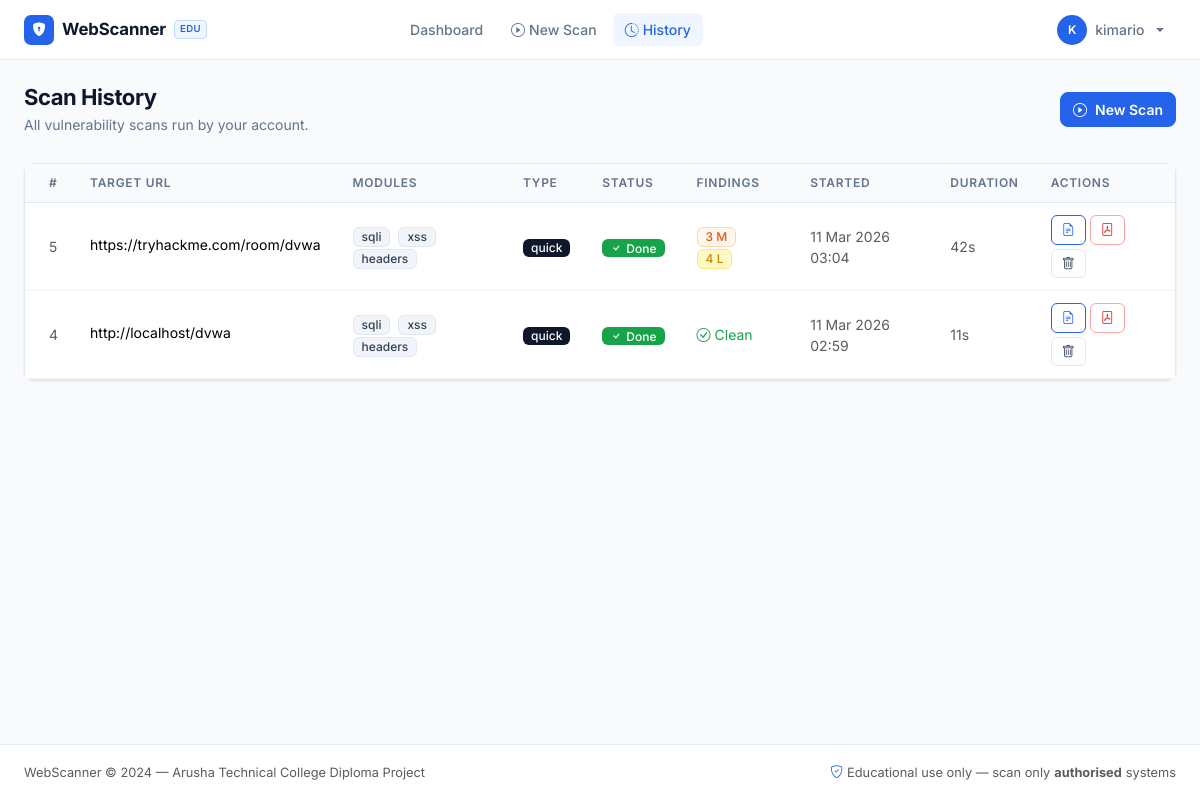
The page /scanner/history (signed in) on the database its author committed.
### app/models.py (models this page shows, shortened)
class User(UserMixin, db.Model):
    __tablename__ = 'users'
    id           = db.Column(db.Integer, primary_key=True)
    username     = db.Column(db.String(64), unique=True, nullable=False)
    email        = db.Column(db.String(120), unique=True, nullable=False)
    password_hash = db.Column(db.String(256), nullable=False)
    created_at   = db.Column(db.DateTime, default=lambda: datetime.now(timezone.utc))
    scans = db.relationship('Scan', backref='user', lazy='dynamic')

class Scan(db.Model):
    __tablename__ = 'scans'
    id           = db.Column(db.Integer, primary_key=True)
    user_id      = db.Column(db.Integer, db.ForeignKey('users.id'), nullable=False)
    target_url   = db.Column(db.String(2048), nullable=False)
    scan_type    = db.Column(db.String(20), default='quick')   # 'quick' or 'full'
    scan_modules = db.Column(db.String(100), default='sqli,xss,headers')
    status       = db.Column(db.String(20), default='pending')  # pending/running/completed/failed
    started_at   = db.Column(db.DateTime)
    completed_at = db.Column(db.DateTime)
    pages_crawled = db.Column(db.Integer, default=0)
    total_tests   = db.Column(db.Integer, default=0)
    error_message = db.Column(db.Text)
    findings = db.relationship('Finding', backref='scan', lazy='dynamic',
                               cascade='all, delete-orphan')
    logs     = db.relationship('ScanLog', backref='scan', lazy='dynamic',
                               cascade='all, delete-orphan')
    @property
    def duration_seconds(self):
        if self.started_at and self.completed_at:
            delta = self.completed_at - self.started_at
            return int(delta.total_seconds())
        return None
    @property
    def high_count(self):
        return self.findings.filter_by(severity='high').count()
    @property
    def medium_count(self):
        return self.findings.filter_by(severity='medium').count()
    @property
    def low_count(self):
        return self.findings.filter_by(severity='low').count()
    @property
    def total_findings(self):
        return self.findings.count()
    @property
    def modules_list(self):
        return [m.strip() for m in (self.scan_modules or '').split(',') if m.strip()]

### app/scanner/routes.py (the view)
@scanner_bp.route('/history')
@login_required
def scan_history():
    scans = (
        Scan.query
        .filter_by(user_id=current_user.id)
        .order_by(Scan.id.desc())
        .all()
    )
    return render_template('scanner/history.html', scans=scans, title='Scan History')

### app/models.py (called while the page is built)
@login_manager.user_loader
def load_user(user_id):
    return User.query.get(int(user_id))

### app/templates/scanner/history.html (shortened to what this page needs)
{% extends "base.html" %}
{% block content %}
<div class="page-header d-flex align-items-center justify-content-between flex-wrap gap-3">
  <div>
    <h1 class="page-title">Scan History</h1>
    <p class="page-sub">All vulnerability scans run by your account.</p>
  </div>
  <a href="{{ url_for('scanner.new_scan') }}" class="btn btn-primary fw-semibold">
    <i class="bi bi-play-circle me-2"></i>New Scan
  </a>
</div>
<div class="card border-0">
  <div class="card-body p-0">
    {% if scans %}
    <div class="table-responsive">
      <table class="table table-hover mb-0">
        <thead>
          <tr>
            <th class="ps-4">#</th>
            <th>Target URL</th>
            <th>Modules</th>
            <th>Type</th>
            <th>Status</th>
            <th>Findings</th>
            <th>Started</th>
            <th>Duration</th>
            <th class="pe-4">Actions</th>
          </tr>
        </thead>
        <tbody>
          {% for scan in scans %}
          <tr>
            <td class="ps-4 text-muted">{{ scan.id }}</td>
            <td>
              <span class="text-truncate d-inline-block url-truncate" title="{{ scan.target_url }}">
                {{ scan.target_url }}
              </span>
            </td>
            <td>
              {% for m in scan.modules_list %}
                <span class="badge bg-secondary me-1">{{ m }}</span>
              {% endfor %}
            </td>
            <td><span class="badge bg-dark">{{ scan.scan_type }}</span></td>
            <td>
              {% if scan.status == 'completed' %}
                <span class="badge bg-success"><i class="bi bi-check me-1"></i>Done</span>
              {% elif scan.status == 'running' %}
                <span class="badge bg-info"><span class="spinner-border spinner-border-sm me-1"></span>Running</span>
              {% elif scan.status == 'failed' %}
                <span class="badge bg-danger" title="{{ scan.error_message }}"><i class="bi bi-x me-1"></i>Failed</span>
              {% else %}
                <span class="badge bg-warning">Pending</span>
              {% endif %}
            </td>
            <td>
              {% if scan.status == 'completed' %}
                {% if scan.medium_count > 0 %}<span class="badge bg-orange me-1">{{ scan.medium_count }} M</span>{% endif %}
                {% if scan.low_count > 0 %}<span class="badge bg-warning me-1">{{ scan.low_count }} L</span>{% endif %}
                {% if scan.total_findings == 0 %}<span class="text-green tip-text"><i class="bi bi-check-circle me-1"></i>Clean</span>{% endif %}
              {% else %}
                <span class="text-muted">—</span>
              {% endif %}
            </td>
            <td class="text-muted tip-text">
              {{ scan.started_at.strftime('%d %b %Y %H:%M') if scan.started_at else '—' }}
            </td>
            <td class="text-muted tip-text">
              {% if scan.duration_seconds is not none %}{{ scan.duration_seconds }}s{% else %}—{% endif %}
            </td>
            <td class="pe-4">
              <div class="d-flex gap-1 flex-wrap">
                {% if scan.status == 'completed' %}
                  <a href="{{ url_for('scanner.scan_results', scan_id=scan.id) }}"
                     class="btn btn-sm btn-outline-primary" title="View report">
                    <i class="bi bi-file-earmark-text"></i>
                  </a>
                  <a href="{{ url_for('scanner.download_pdf', scan_id=scan.id) }}"
                     class="btn btn-sm btn-outline-danger" title="Download PDF">
                    <i class="bi bi-file-pdf"></i>
                  </a>
                {% elif scan.status in ('running', 'pending') %}
                  <a href="{{ url_for('scanner.scan_progress', scan_id=scan.id) }}"
                     class="btn btn-sm btn-outline-secondary" title="View progress">
                    <i class="bi bi-eye"></i>
                  </a>
                {% endif %}
                <form method="POST" action="{{ url_for('scanner.delete_scan', scan_id=scan.id) }}"
                      onsubmit="return confirm('Delete this scan and all its findings?')">
                  <button type="submit" class="btn btn-sm btn-outline-secondary" title="Delete scan">
                    <i class="bi bi-trash"></i>
                  </button>
                </form>
              </div>
            </td>
          </tr>
          {% endfor %}
        </tbody>
      </table>
    </div>
    {% endif %}
  </div>
</div>
{% endblock %}

### app/templates/base.html (shortened to what this page needs)
<!DOCTYPE html>
<html lang="en">
<head>
  <link href="https://cdn.jsdelivr.net/npm/bootstrap@5.3.2/dist/css/bootstrap.min.css" rel="stylesheet">
  <link href="https://cdn.jsdelivr.net/npm/bootstrap-icons@1.11.3/font/bootstrap-icons.min.css" rel="stylesheet">
  <link rel="stylesheet" href="{{ url_for('static', filename='css/style.css') }}">
</head>
<body>
<nav class="navbar navbar-expand-lg sticky-top">
  <div class="container-fluid px-4">
    <a class="navbar-brand" href="{{ url_for('dashboard.index') }}">
      <div class="brand-icon"><i class="bi bi-shield-lock-fill"></i></div>
      <span>WebScanner</span>
      <span class="brand-tag">EDU</span>
    </a>
    <div class="collapse navbar-collapse" id="navMenu">
      {% if current_user.is_authenticated %}
      <ul class="navbar-nav mx-auto mb-2 mb-lg-0 gap-1">
        <li class="nav-item">
          <a class="nav-link {% if request.endpoint == 'dashboard.index' %}active{% endif %}"
             href="{{ url_for('dashboard.index') }}">
            Dashboard
          </a>
        </li>
        <li class="nav-item">
          <a class="nav-link {% if request.endpoint == 'scanner.new_scan' %}active{% endif %}"
             href="{{ url_for('scanner.new_scan') }}">
            <i class="bi bi-play-circle me-1"></i>New Scan
          </a>
        </li>
        <li class="nav-item">
          <a class="nav-link {% if request.endpoint == 'scanner.scan_history' %}active{% endif %}"
             href="{{ url_for('scanner.scan_history') }}">
            <i class="bi bi-clock-history me-1"></i>History
          </a>
        </li>
      </ul>
      <ul class="navbar-nav ms-auto">
        <li class="nav-item dropdown">
          <a class="nav-link dropdown-toggle d-flex align-items-center gap-2 pe-0"
             href="#" role="button" data-bs-toggle="dropdown" aria-expanded="false">
            <div class="user-avatar">{{ current_user.username[0].upper() }}</div>
            <span class="nav-username">{{ current_user.username }}</span>
          </a>
        </li>
      </ul>
      {% endif %}
    </div>
  </div>
</nav>
<main class="py-4">
  <div class="container-fluid px-4">
    {% block content %}{% endblock %}
  </div>
</main>
<footer class="footer">
  <div class="container-fluid px-4">
    <div class="d-flex align-items-center justify-content-between flex-wrap gap-2">
      <span class="footer-text text-muted">
        WebScanner &copy; 2024 — Arusha Technical College Diploma Project
      </span>
      <span class="footer-text text-muted d-flex align-items-center gap-1">
        <i class="bi bi-shield-check text-accent"></i>
        Educational use only — scan only <strong>authorised</strong> systems
      </span>
    </div>
  </div>
</footer>
</body>
</html>

### app/static/css/style.css (style rules this page uses)
:root { --blue: #2563eb; --blue-soft: #eff6ff; --blue-dark: #1d4ed8; --red: #dc2626; --red-soft: #fef2f2; --orange: #ea580c; --orange-soft: #fff7ed; --yellow: #ca8a04; --yellow-soft: #fefce8; --green: #16a34a; --green-soft: #f0fdf4; --gray-50: #f8fafc; --gray-100: #f1f5f9; --gray-200: #e2e8f0; --gray-400: #94a3b8; --gray-500: #64748b; --gray-700: #334155; --gray-900: #0f172a; --radius: 10px; --shadow-sm: 0 1px 3px rgba(0,0,0,.07), 0 1px 2px rgba(0,0,0,.05); --shadow-md: 0 4px 12px rgba(0,0,0,.08), 0 2px 4px rgba(0,0,0,.05); }
*, *::before, *::after { box-sizing: border-box; }
body { background: var(--gray-50); font-family: 'Inter', system-ui, -apple-system, sans-serif; color: var(--gray-900); min-height: 100vh; display: flex; flex-direction: column; font-size: 0.9375rem; -webkit-font-smoothing: antialiased; }
main { flex: 1; }
.navbar { background: #fff !important; border-bottom: 1px solid var(--gray-200); padding: 0 0; height: 60px; }
.navbar .container-fluid { height: 60px; align-items: center; }
.navbar-brand { font-weight: 700; font-size: 1.05rem; color: var(--gray-900) !important; display: flex; align-items: center; gap: 8px; letter-spacing: -0.01em; }
.brand-icon { width: 30px; height: 30px; background: var(--blue); border-radius: 7px; display: flex; align-items: center; justify-content: center; color: #fff; font-size: 0.85rem; flex-shrink: 0; }
.brand-tag { font-size: 0.6rem; font-weight: 600; background: var(--blue-soft); color: var(--blue); border: 1px solid #bfdbfe; border-radius: 4px; padding: 1px 5px; letter-spacing: 0.04em; text-transform: uppercase; }
.navbar-nav .nav-link { color: var(--gray-500) !important; font-size: 0.875rem; font-weight: 500; padding: 6px 12px !important; border-radius: 6px; transition: color .15s, background .15s; }
.navbar-nav .nav-link.active { color: var(--blue) !important; background: var(--blue-soft); }
.user-avatar { width: 30px; height: 30px; border-radius: 50%; background: var(--blue); color: #fff; font-weight: 600; font-size: 0.75rem; display: flex; align-items: center; justify-content: center; flex-shrink: 0; }
.footer { background: #fff !important; border-top: 1px solid var(--gray-200); padding: 18px 0; }
.btn { font-weight: 500; border-radius: 8px; font-size: 0.875rem; transition: all .15s; }
.btn-primary, .btn-accent { background: var(--blue); border-color: var(--blue); color: #fff; }
.btn-outline-primary { border-color: var(--blue); color: var(--blue); }
.btn-outline-secondary { border-color: var(--gray-200); color: var(--gray-700); background: #fff; }
.btn-outline-danger { border-color: #fca5a5; color: var(--red); }
.btn-sm { padding: 4px 10px; font-size: 0.8125rem; border-radius: 6px; }
.card { background: #fff; border: 1px solid var(--gray-200) !important; border-radius: var(--radius) !important; box-shadow: var(--shadow-sm); }
.card-body { padding: 20px; }
.text-green { color: var(--green) !important; }
.badge { font-weight: 500; font-size: 0.75rem; border-radius: 6px; padding: 3px 8px; }
.badge.bg-success { background: var(--green) !important; }
.badge.bg-warning { background: #fef9c3 !important; color: var(--yellow) !important; border: 1px solid #fde68a; }
.badge.bg-secondary { background: var(--gray-100) !important; color: var(--gray-700) !important; border: 1px solid var(--gray-200); }
.badge.bg-dark { background: var(--gray-900) !important; }
.badge.bg-orange { background: var(--orange-soft) !important; color: var(--orange) !important; border: 1px solid #fed7aa; }
.table { font-size: 0.875rem; color: var(--gray-700); }
.table thead th { font-size: 0.75rem; font-weight: 600; text-transform: uppercase; letter-spacing: 0.06em; color: var(--gray-500); background: var(--gray-50); border-bottom: 1px solid var(--gray-200); padding: 10px 16px; }
.table td { padding: 12px 16px; border-color: var(--gray-100); vertical-align: middle; }
.page-header { margin-bottom: 28px; }
.page-title { font-size: 1.375rem; font-weight: 700; letter-spacing: -0.02em; color: var(--gray-900); margin: 0 0 4px; }
.page-sub { font-size: 0.875rem; color: var(--gray-500); margin: 0; }
.text-accent { color: var(--blue) !important; }
.nav-username { font-size: .875rem; font-weight: 500; color: var(--gray-500); }
.footer-text { font-size: .8rem; }
.url-truncate { max-width: 240px; }
.tip-text { font-size: .875rem; }

### rows shown on the page
User: username "K", username "kimario"
Scan: id "5", target_url "https://tryhackme.com/room/dvwa", modules_list "sqli" "xss" "headers", scan_type "quick", status "completed" (drawn), medium_count "3", low_count "4", started_at "11 Mar 2026 03:04", duration_seconds "42"
Scan: id "4", target_url "http://localhost/dvwa", modules_list "sqli" "xss" "headers", scan_type "quick", status "completed" (drawn), started_at "11 Mar 2026 02:59", duration_seconds "11"
